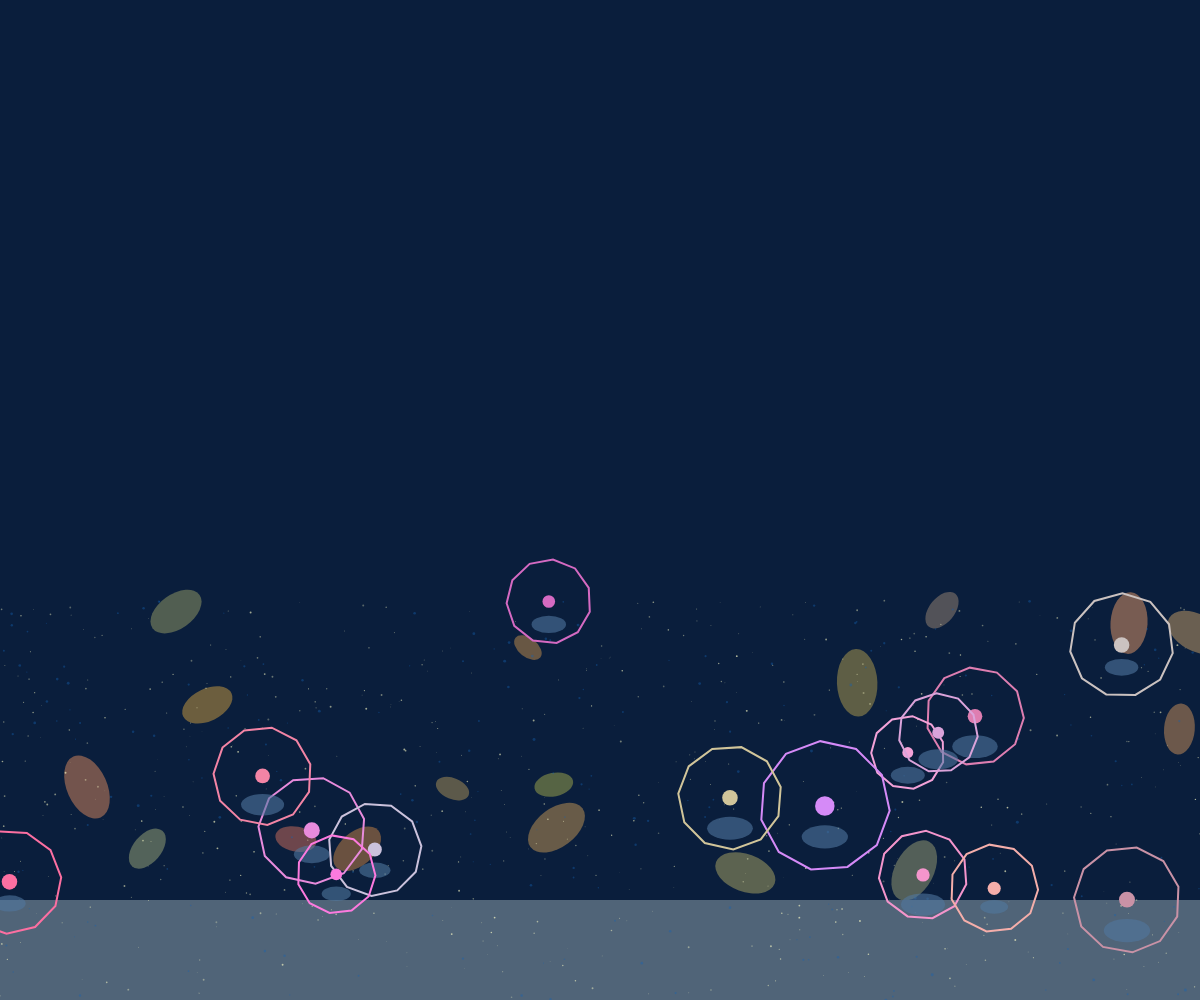
Frame 1 (no input)
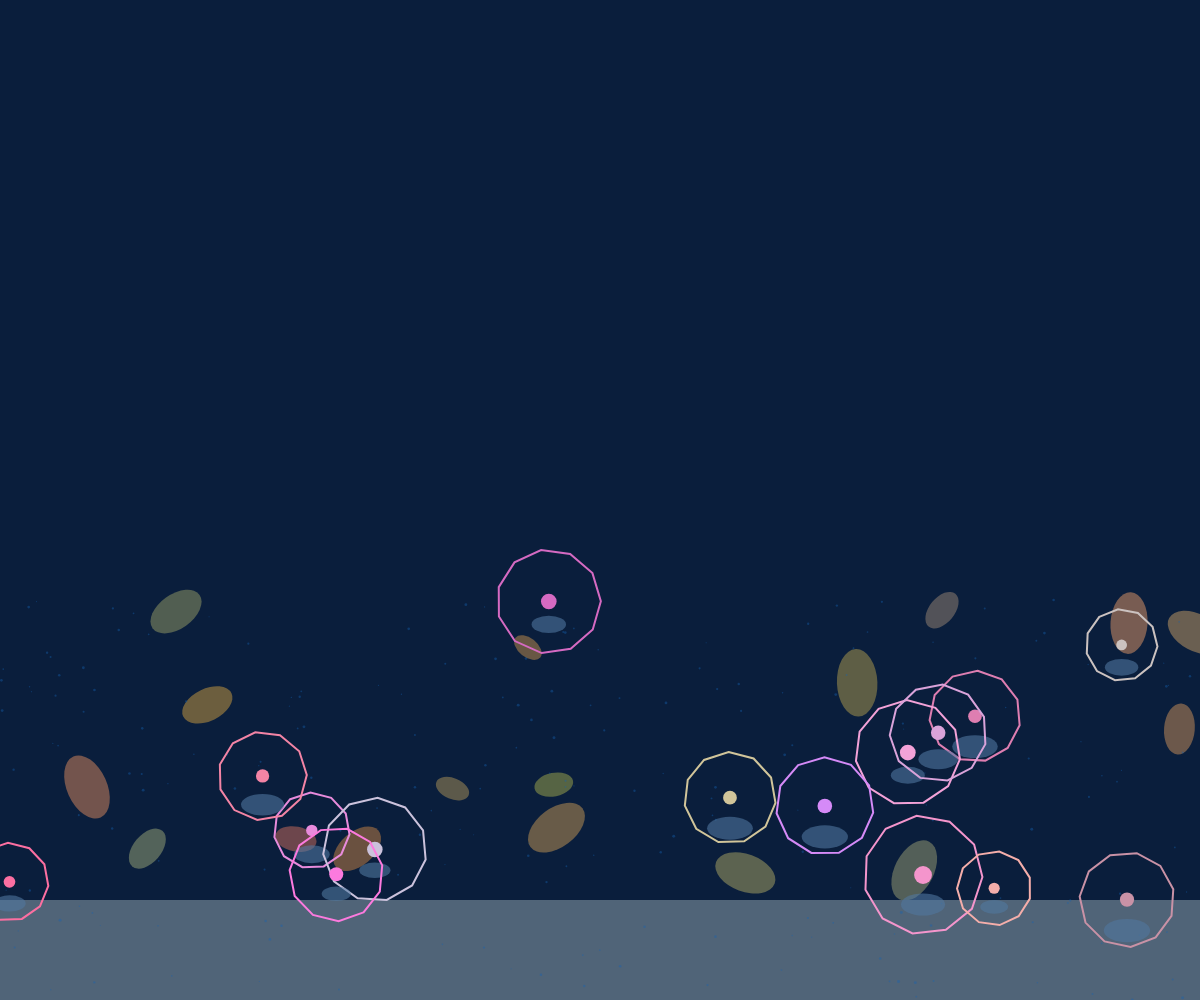
Frame 60 (no input)
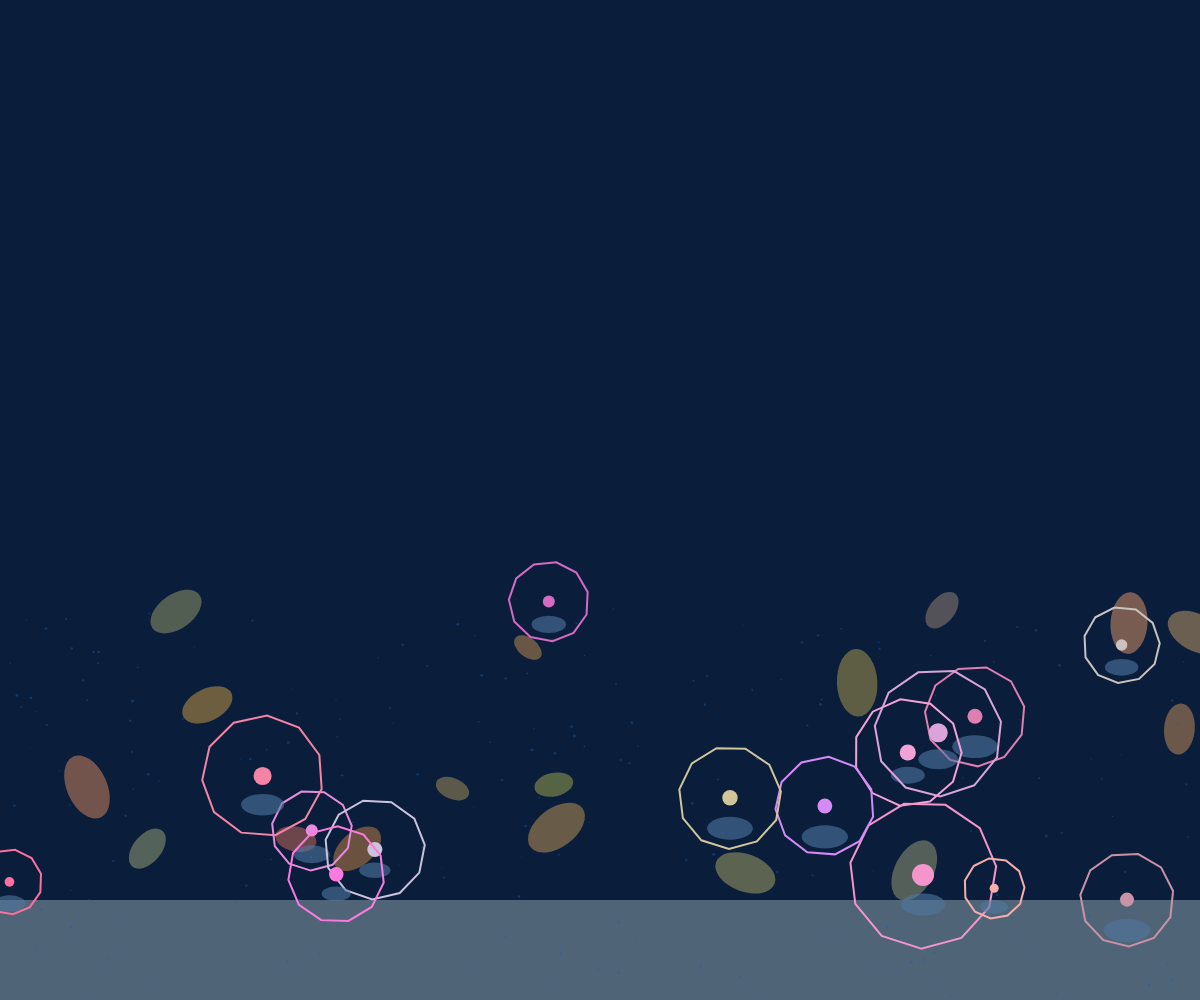
Frame 120 (the mouse pressed at the canvas centre since frame 60)

The p5.js sketch that drew these frames (run headless with seeded random() and noise() and a simulated clock; from frame 60 on, the mouse is pressed at the canvas centre):

// p5.js sketch
// ── sketch.js
let anemones = [];
let waterParticles = [];
let rocks = [];
let sunlightReflections = [];

function setup() {
  createCanvas(windowWidth, windowHeight);
  noStroke();
  
  // Create rocks
  for (let i = 0; i < 20; i++) {
    rocks.push({
      x: random(width),
      y: random(height * 0.6, height),
      size: random(30, 80),
      color: color(random(80, 120), random(70, 100), random(60, 90)),
      rotation: random(TWO_PI)
    });
  }
  
  // Create anemones
  for (let i = 0; i < 15; i++) {
    anemones.push({
      x: random(width),
      y: random(height * 0.6, height * 0.9),
      size: random(40, 80),
      color: color(random(200, 255), random(100, 200), random(150, 255)),
      openness: random(0.7, 1),
      speed: random(0.01, 0.03),
      time: random(TWO_PI)
    });
  }
  
  // Create water particles
  for (let i = 0; i < 200; i++) {
    waterParticles.push({
      x: random(width),
      y: random(height * 0.6, height),
      size: random(1, 3),
      speed: random(0.2, 0.8),
      angle: random(TWO_PI)
    });
  }
  
  // Create sunlight reflections
  for (let i = 0; i < 500; i++) {
    sunlightReflections.push({
      x: random(width),
      y: random(height * 0.6, height),
      size: random(0.5, 2),
      brightness: random(100, 255),
      speed: random(0.01, 0.05),
      angle: random(TWO_PI)
    });
  }
}

function draw() {
  background(10, 30, 60);
  
  // Draw seabed
  drawSeabed();
  
  // Draw water background
  drawWater();
  
  // Update and draw anemones
  for (let i = 0; i < anemones.length; i++) {
    updateAnemone(anemones[i]);
    drawAnemone(anemones[i]);
  }
}

function drawSeabed() {
  // Draw rocks
  for (let r of rocks) {
    push();
    translate(r.x, r.y);
    rotate(r.rotation);
    fill(r.color);
    ellipse(0, 0, r.size, r.size * 0.6);
    pop();
  }
  
  // Draw sand base
  fill(80, 100, 120);
  rect(0, height * 0.9, width, height * 0.1);
}

function drawWater() {
  // Draw shifting water particles
  for (let p of waterParticles) {
    p.x += cos(p.angle) * p.speed;
    p.y += sin(p.angle) * p.speed;
    
    if (p.x < 0 || p.x > width) p.angle = PI - p.angle;
    if (p.y < height * 0.6 || p.y > height) p.angle = -p.angle;
    
    fill(20, 100, 180, 100);
    ellipse(p.x, p.y, p.size);
  }
  
  // Draw sunlight reflections
  let totalOpenness = 0;
  for (let a of anemones) {
    totalOpenness += a.openness;
  }
  let avgOpenness = totalOpenness / anemones.length;
  
  // Draw bright reflections when anemones are open
  if (avgOpenness > 0.8) {
    for (let r of sunlightReflections) {
      r.x += cos(r.angle) * r.speed;
      r.y += sin(r.angle) * r.speed;
      
      if (r.x < 0 || r.x > width) r.angle = PI - r.angle;
      if (r.y < height * 0.6 || r.y > height) r.angle = -r.angle;
      
      fill(255, 255, 200, r.brightness * 0.7);
      ellipse(r.x, r.y, r.size);
    }
  }
}

function updateAnemone(a) {
  a.time += a.speed;
  a.openness = map(sin(a.time), -1, 1, 0.6, 1);
  
  // Mouse interaction
  let d = dist(mouseX, mouseY, a.x, a.y);
  if (d < 300) {
    let ratio = map(d, 0, 300, 1, 0.2);
    a.openness *= ratio;
  }
}

function drawAnemone(a) {
  // Draw base
  fill(80, 120, 160, 150);
  ellipse(a.x, a.y + a.size * 0.4, a.size * 0.6, a.size * 0.3);
  
  // Draw tentacles
  noFill();
  stroke(a.color);
  strokeWeight(2);
  
  beginShape();
  for (let i = 0; i < 12; i++) {
    let angle = map(i, 0, 11, 0, TWO_PI);
    let radius = a.size * a.openness;
    let x = a.x + cos(angle + a.time) * radius;
    let y = a.y + sin(angle + a.time) * radius;
    vertex(x, y);
  }
  endShape(CLOSE);
  
  // Draw central body
  fill(a.color);
  noStroke();
  ellipse(a.x, a.y, a.size * a.openness * 0.3);
}

function windowResized() {
  resizeCanvas(windowWidth, windowHeight);
}
